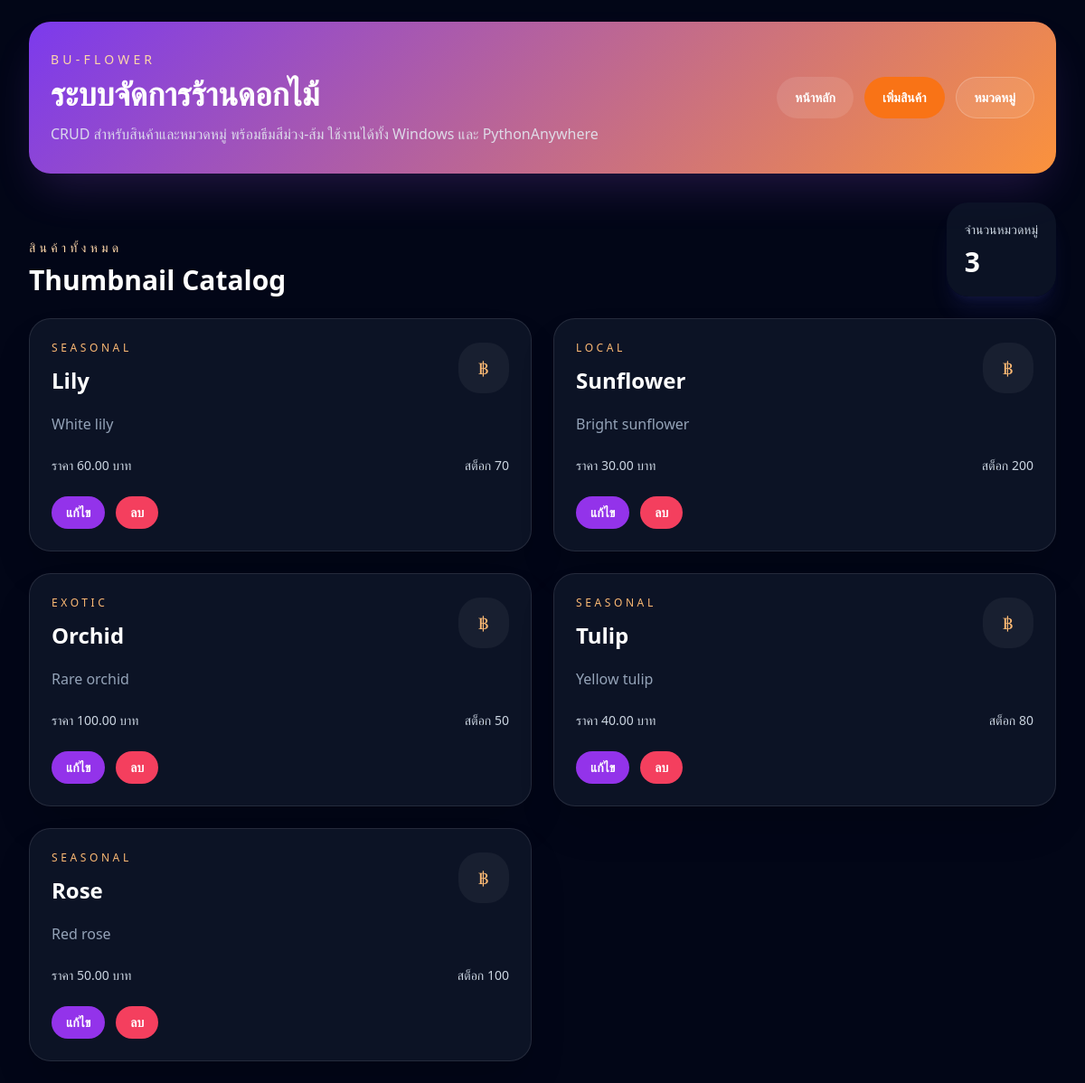
The page / on the database its author committed.
### tables this page shows
CREATE TABLE Flowers (
    id INTEGER PRIMARY KEY AUTOINCREMENT,
    name TEXT NOT NULL,
    category_id INTEGER,
    price REAL NOT NULL,
    stock INTEGER NOT NULL,
    description TEXT,
    FOREIGN KEY (category_id) REFERENCES Categories(id)
);

CREATE TABLE Categories (
    id INTEGER PRIMARY KEY AUTOINCREMENT,
    name TEXT NOT NULL UNIQUE
);

### app.py (the view)
@app.route('/')
def home():
    conn = get_db_connection()
    flowers = conn.execute(
        '''
        SELECT f.id, f.name, f.price, f.stock, f.description,
               c.id AS category_id, c.name AS category_name
        FROM Flowers f
        LEFT JOIN Categories c ON f.category_id = c.id
        ORDER BY f.id DESC
        '''
    ).fetchall()
    categories = conn.execute('SELECT * FROM Categories ORDER BY name').fetchall()
    conn.close()
    return render_template('index.html', section='home', flowers=flowers, categories=categories)

### app.py (called while the page is built)
def get_db_connection():
    conn = sqlite3.connect(DB_PATH)
    conn.row_factory = sqlite3.Row
    conn.execute('PRAGMA foreign_keys = ON')
    return conn

### templates/index.html (shortened to what this page needs)
<!DOCTYPE html>
<html lang="th">
<head>
    <script src="https://cdn.tailwindcss.com"></script>
</head>
<body class="min-h-screen bg-slate-950 text-slate-100">
    <div class="mx-auto max-w-7xl px-4 py-6 sm:px-6 lg:px-8">
        <header class="brand-gradient rounded-3xl px-6 py-8 shadow-2xl shadow-purple-500/20">
            <div class="flex flex-col gap-4 lg:flex-row lg:items-center lg:justify-between">
                <div>
                    <p class="text-sm uppercase tracking-[0.3em] text-orange-200">BU-Flower</p>
                    <h1 class="mt-2 text-4xl font-bold text-white">ระบบจัดการร้านดอกไม้</h1>
                    <p class="mt-3 max-w-2xl text-slate-200/90">CRUD สำหรับสินค้าและหมวดหมู่ พร้อมธีมสีม่วง-ส้ม ใช้งานได้ทั้ง Windows และ PythonAnywhere</p>
                </div>
                <div class="flex flex-wrap gap-3 text-sm">
                    <a href="{{ url_for('home') }}" class="inline-flex items-center justify-center rounded-full bg-white/10 px-5 py-3 font-semibold text-white transition hover:bg-white/20">หน้าหลัก</a>
                    <a href="{{ url_for('new_flower') }}" class="inline-flex items-center justify-center rounded-full bg-orange-500 px-5 py-3 font-semibold text-white transition hover:bg-orange-400">เพิ่มสินค้า</a>
                    <a href="{{ url_for('manage_categories') }}" class="inline-flex items-center justify-center rounded-full border border-white/20 bg-white/10 px-5 py-3 font-semibold text-white transition hover:border-orange-300">หมวดหมู่</a>
                </div>
            </div>
        </header>
        <main class="mt-8 space-y-8">
            {% if section == 'home' %}
                <section class="space-y-6">
                    <div class="flex flex-col gap-4 md:flex-row md:items-end md:justify-between">
                        <div>
                            <p class="text-sm uppercase tracking-[0.3em] text-orange-200">สินค้าทั้งหมด</p>
                            <h2 class="mt-2 text-3xl font-semibold text-white">Thumbnail Catalog</h2>
                        </div>
                        <div class="rounded-3xl bg-slate-900/70 p-5 shadow-xl shadow-indigo-500/10">
                            <p class="text-sm text-slate-300">จำนวนหมวดหมู่</p>
                            <p class="mt-2 text-3xl font-bold text-white">{{ categories|length }}</p>
                        </div>
                    </div>
                    <div class="grid gap-6 sm:grid-cols-2 xl:grid-cols-3">
                        {% for flower in flowers %}
                            <article class="group overflow-hidden rounded-3xl border border-white/10 bg-slate-900/80 p-6 shadow-2xl shadow-black/20 transition duration-300 hover:-translate-y-1 hover:border-orange-400/50">
                                <div class="flex items-center justify-between gap-4">
                                    <div>
                                        <p class="text-xs uppercase tracking-[0.3em] text-orange-300">{{ flower.category_name or 'ไม่มีหมวดหมู่' }}</p>
                                        <h3 class="mt-3 text-2xl font-semibold text-white">{{ flower.name }}</h3>
                                    </div>
                                    <div class="inline-flex h-14 w-14 items-center justify-center rounded-3xl bg-white/5 text-xl text-orange-300">
                                        ฿
                                    </div>
                                </div>
                                <p class="mt-5 text-slate-400">{{ flower.description or 'ไม่มีคำอธิบาย' }}</p>
                                <div class="mt-6 flex flex-wrap items-center justify-between gap-3 text-sm text-slate-300">
                                    <span>ราคา {{ '%.2f'|format(flower.price) }} บาท</span>
                                    <span>สต็อก {{ flower.stock }}</span>
                                </div>
                                <div class="mt-6 flex flex-wrap gap-3">
                                    <a href="{{ url_for('edit_flower', flower_id=flower.id) }}" class="inline-flex items-center justify-center rounded-full bg-purple-600 px-4 py-2 text-sm font-semibold text-white transition hover:bg-purple-500">แก้ไข</a>
                                    <form action="{{ url_for('delete_flower', flower_id=flower.id) }}" method="post" class="inline">
                                        <button type="submit" class="inline-flex items-center justify-center rounded-full bg-rose-500 px-4 py-2 text-sm font-semibold text-white transition hover:bg-rose-400">ลบ</button>
                                    </form>
                                </div>
                            </article>
                        {% else %}
                            <div class="rounded-3xl border border-white/10 bg-slate-900/80 p-10 text-center text-slate-300">
                                ไม่มีสินค้าตอนนี้ ลองเพิ่มสินค้าใหม่ดูได้
                            </div>
                        {% endfor %}
                    </div>
                </section>
            {% endif %}
        </main>
    </div>
</body>
</html>

### templates/index.html (style rules this page uses)
.brand-gradient { background: linear-gradient(135deg, #7c3aed 0%, #fb923c 100%); }

### rows shown on the page
Flowers: name "SEASONAL", name "Lily", description "White lily", price "60.00", stock "70"
Flowers: name "LOCAL", name "Sunflower", description "Bright sunflower", price "30.00", stock "200"
Flowers: name "EXOTIC", name "Orchid", description "Rare orchid", price "100.00", stock "50"
Flowers: name "SEASONAL", name "Tulip", description "Yellow tulip", price "40.00", stock "80"
Flowers: name "SEASONAL", name "Rose", description "Red rose", price "50.00", stock "100"

### other values the page prints
{{ categories|length }} "3"
